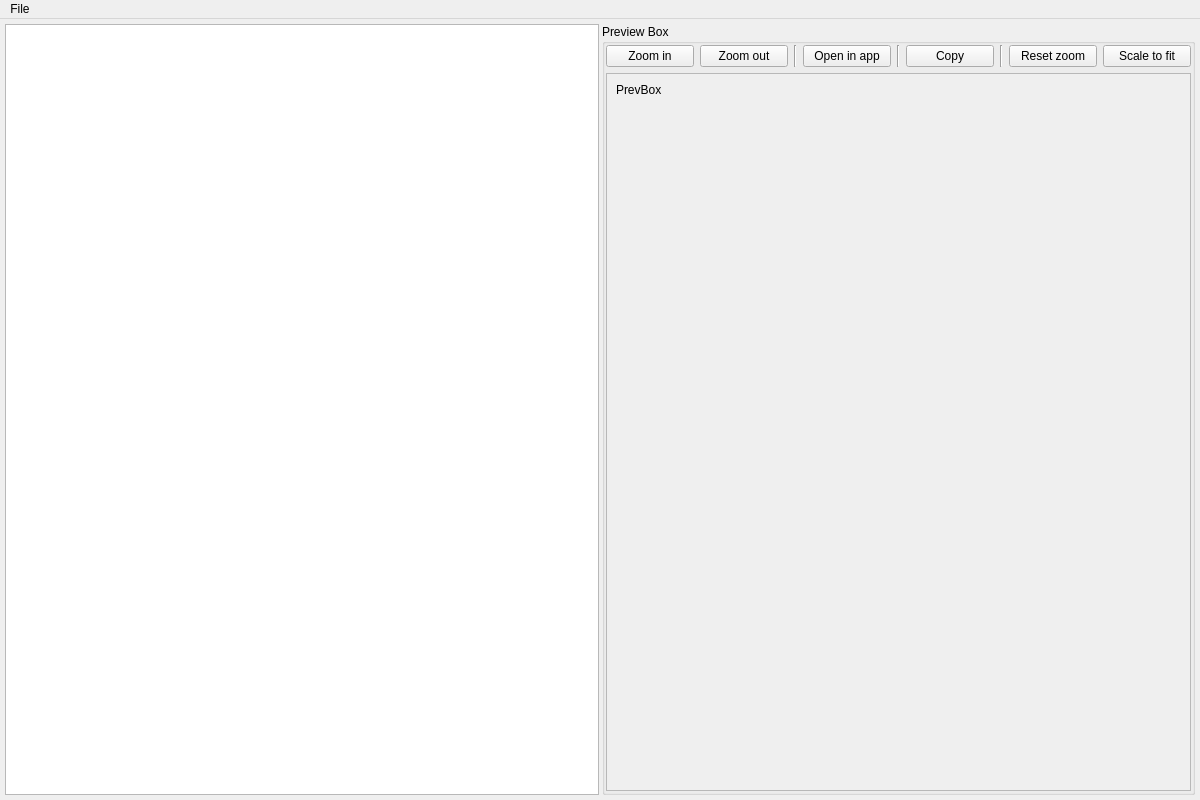
<?xml version="1.0" encoding="UTF-8"?>
<ui version="4.0">
 <class>ClipboardTracker</class>
 <widget class="QMainWindow" name="ClipboardTracker">
  <property name="geometry">
   <rect>
    <x>0</x>
    <y>0</y>
    <width>1200</width>
    <height>800</height>
   </rect>
  </property>
  <property name="windowTitle">
   <string>ClipboardTracker</string>
  </property>
  <property name="windowIcon">
   <iconset resource="res.qrc">
    <normaloff>:/clipboard.png</normaloff>:/clipboard.png</iconset>
  </property>
  <widget class="QWidget" name="centralwidget">
   <layout class="QGridLayout" name="gridLayout" rowstretch="1,1" columnstretch="1,1" columnminimumwidth="0,0">
    <property name="sizeConstraint">
     <enum>QLayout::SetDefaultConstraint</enum>
    </property>
    <property name="leftMargin">
     <number>5</number>
    </property>
    <property name="topMargin">
     <number>5</number>
    </property>
    <property name="rightMargin">
     <number>5</number>
    </property>
    <property name="bottomMargin">
     <number>5</number>
    </property>
    <property name="spacing">
     <number>3</number>
    </property>
    <item row="0" column="0" rowspan="2">
     <widget class="QListWidget" name="clipboardList">
      <property name="sizePolicy">
       <sizepolicy hsizetype="Minimum" vsizetype="Minimum">
        <horstretch>0</horstretch>
        <verstretch>0</verstretch>
       </sizepolicy>
      </property>
      <property name="resizeMode">
       <enum>QListView::Adjust</enum>
      </property>
      <property name="spacing">
       <number>3</number>
      </property>
     </widget>
    </item>
    <item row="0" column="1" rowspan="2">
     <widget class="QGroupBox" name="groupBox">
      <property name="sizePolicy">
       <sizepolicy hsizetype="Preferred" vsizetype="Preferred">
        <horstretch>0</horstretch>
        <verstretch>0</verstretch>
       </sizepolicy>
      </property>
      <property name="title">
       <string>Preview Box</string>
      </property>
      <layout class="QGridLayout" name="gridLayout_2" rowstretch="0,0">
       <property name="leftMargin">
        <number>1</number>
       </property>
       <property name="topMargin">
        <number>1</number>
       </property>
       <property name="rightMargin">
        <number>1</number>
       </property>
       <property name="bottomMargin">
        <number>1</number>
       </property>
       <item row="0" column="3">
        <widget class="Line" name="line">
         <property name="orientation">
          <enum>Qt::Vertical</enum>
         </property>
        </widget>
       </item>
       <item row="0" column="4">
        <widget class="QPushButton" name="openinapp">
         <property name="text">
          <string>Open in app</string>
         </property>
        </widget>
       </item>
       <item row="0" column="2">
        <widget class="QPushButton" name="ZoomOut">
         <property name="text">
          <string>Zoom out</string>
         </property>
        </widget>
       </item>
       <item row="0" column="1">
        <widget class="QPushButton" name="ZoomIn">
         <property name="text">
          <string>Zoom in</string>
         </property>
        </widget>
       </item>
       <item row="0" column="5">
        <widget class="Line" name="line_2">
         <property name="orientation">
          <enum>Qt::Vertical</enum>
         </property>
        </widget>
       </item>
       <item row="0" column="6">
        <widget class="QPushButton" name="bCopy">
         <property name="text">
          <string>Copy</string>
         </property>
        </widget>
       </item>
       <item row="0" column="8">
        <widget class="QPushButton" name="bResetZoom">
         <property name="text">
          <string>Reset zoom</string>
         </property>
        </widget>
       </item>
       <item row="0" column="9">
        <widget class="QPushButton" name="ScaleToFit">
         <property name="text">
          <string>Scale to fit</string>
         </property>
        </widget>
       </item>
       <item row="1" column="1" colspan="9">
        <widget class="QScrollArea" name="scrollArea">
         <property name="widgetResizable">
          <bool>true</bool>
         </property>
         <widget class="QWidget" name="scrollAreaWidgetContents">
          <property name="geometry">
           <rect>
            <x>0</x>
            <y>0</y>
            <width>583</width>
            <height>717</height>
           </rect>
          </property>
          <layout class="QGridLayout" name="gridLayout_3">
           <item row="2" column="0" colspan="4">
            <widget class="QLabel" name="prevBox">
             <property name="sizePolicy">
              <sizepolicy hsizetype="Preferred" vsizetype="Preferred">
               <horstretch>0</horstretch>
               <verstretch>0</verstretch>
              </sizepolicy>
             </property>
             <property name="text">
              <string>PrevBox</string>
             </property>
             <property name="alignment">
              <set>Qt::AlignLeading|Qt::AlignLeft|Qt::AlignTop</set>
             </property>
            </widget>
           </item>
          </layout>
         </widget>
        </widget>
       </item>
       <item row="0" column="7">
        <widget class="Line" name="line_3">
         <property name="orientation">
          <enum>Qt::Vertical</enum>
         </property>
        </widget>
       </item>
      </layout>
     </widget>
    </item>
   </layout>
  </widget>
  <widget class="QMenuBar" name="menubar">
   <property name="geometry">
    <rect>
     <x>0</x>
     <y>0</y>
     <width>1200</width>
     <height>20</height>
    </rect>
   </property>
   <widget class="QMenu" name="menuFile">
    <property name="title">
     <string>File</string>
    </property>
    <addaction name="actionDelete_Data"/>
    <addaction name="actionSave_To_File"/>
    <addaction name="actionOpen_File"/>
    <addaction name="actionSave_To_Folder"/>
    <addaction name="actionOpen_Folder"/>
    <addaction name="actionDelete_Duplicates"/>
   </widget>
   <addaction name="menuFile"/>
  </widget>
  <action name="actionDelete_Data">
   <property name="text">
    <string>Delete Data</string>
   </property>
   <property name="shortcut">
    <string>Ctrl+D</string>
   </property>
  </action>
  <action name="actionSave_To_File">
   <property name="text">
    <string>Save To File</string>
   </property>
  </action>
  <action name="actionOpen_File">
   <property name="text">
    <string>Open File</string>
   </property>
  </action>
  <action name="actionSave_To_Folder">
   <property name="text">
    <string>Save To Folder</string>
   </property>
  </action>
  <action name="actionOpen_Folder">
   <property name="text">
    <string>Open Folder</string>
   </property>
  </action>
  <action name="actionDelete_Duplicates">
   <property name="text">
    <string>Delete Duplicates</string>
   </property>
  </action>
 </widget>
 <resources>
  <include location="res.qrc"/>
 </resources>
 <connections/>
</ui>
